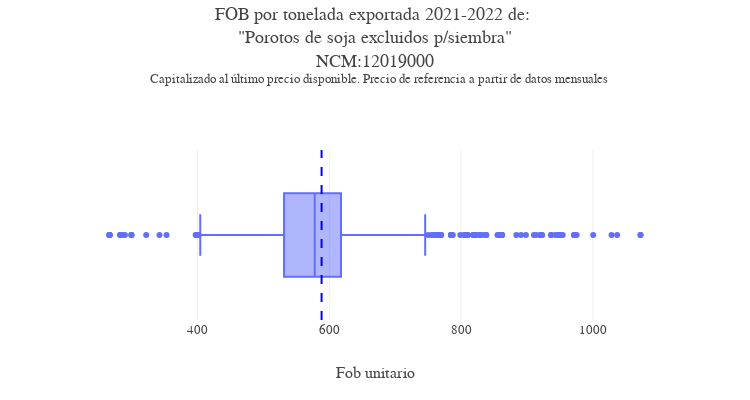

Notebook source saved alongside this figure:
### Code cell
comercio.precio_boxplot_capitalizado(df=comercio.df_producto,
                                 ncm=12019000,
                                 sim='default', 
                                 n_paises='default',
                                 max_range=3000
                                 )

### Figure 1 — Plotly figure (JSON) as saved in the notebook; plotly's stock layout.template omitted (floating-point values rounded to 4 significant figures; data arrays with more than 128 entries replaced by an {"elided": "..."} marker saying what was removed)
{"data": [{"alignmentgroup": "True", "customdata": {"elided": "1870x11 mixed values"}, "hovertemplate": "Precio capitalizado=%{x}<br>Exportador=%{customdata[0]}<br>Destino=%{customdata[1]}<br>Fob=%{customdata[2]}<br>Precio de referencia=%{customdata[3]}<br>Kg=%{customdata[4]}<br>Fecha=%{customdata[5]}<br>Precio=%{customdata[6]}<br>Spread=%{customdata[7]}<br>Documento=%{customdata[8]}<br>sec=%{customdata[9]}<br>sim=%{customdata[10]}<extra></extra>", "legendgroup": "", "marker": {"color": "#636efa"}, "name": "", "notched": false, "offsetgroup": "", "orientation": "h", "showlegend": false, "type": "box", "x": {"elided": "1870 float values"}, "x0": " ", "xaxis": "x", "y0": " ", "yaxis": "y"}], "layout": {"boxmode": "group", "font": {"family": "Georgia", "size": 13}, "height": 400, "legend": {"tracegroupgap": 0}, "margin": {"t": 150}, "separators": ",.", "shapes": [{"line": {"color": "blue", "dash": "dash"}, "type": "line", "x0": 588.3, "x1": 588.3, "xref": "x", "y0": 0, "y1": 1, "yref": "y domain"}], "showlegend": false, "title": {"text": "FOB por tonelada exportada 2021-2022 de: <br>\"Porotos de soja excluidos p/siembra\"<br>NCM:12019000<br> <sup> Capitalizado al último precio disponible. Precio de referencia a partir de datos mensuales", "y": 0.95}, "width": 750, "xaxis": {"anchor": "y", "domain": [0, 1], "title": {"text": "Fob unitario"}}, "yaxis": {"anchor": "x", "domain": [0, 1], "title": {"text": ""}}}}
